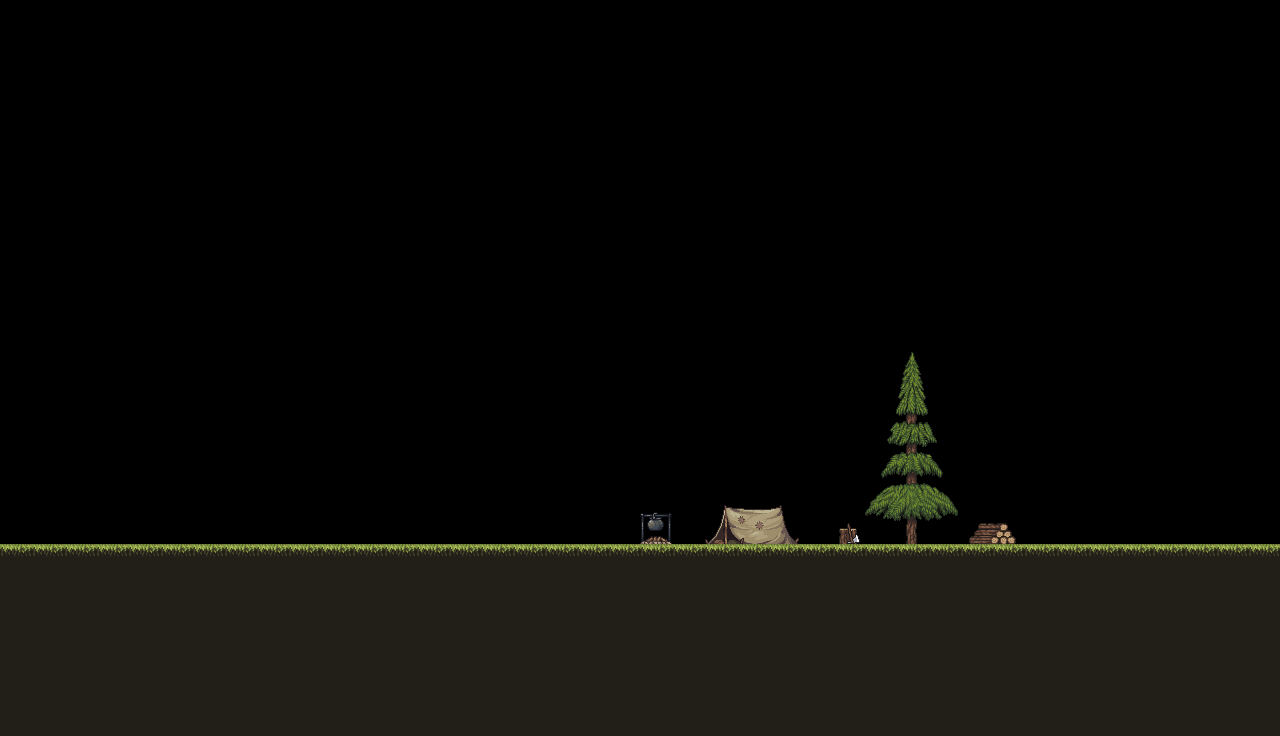

Tiled map render using the project's own tile images. Description and the whole map definition, tile-layer contents included, below:
An orthogonal 40x23 tile map with 32x32 px tiles, 1 tile layer (Tile Layer 1), 2 tilesets and 1 object (char).

<map version="1.10" tiledversion="1.10.2" orientation="orthogonal" renderorder="right-down" width="40" height="23" tilewidth="32" tileheight="32" infinite="0" nextlayerid="6" nextobjectid="6">
 <tileset firstgid="1" source="platforms.tsx" />
 <tileset firstgid="1081" source="warrior.tsx" />
 <layer id="1" name="Tile Layer 1" width="40" height="23">
  <data encoding="csv">
0,0,0,0,0,0,0,0,0,0,0,0,0,0,0,0,0,0,0,0,0,0,0,0,0,0,0,0,0,0,0,0,0,0,0,0,0,0,0,0,
0,0,0,0,0,0,0,0,0,0,0,0,0,0,0,0,0,0,0,0,0,0,0,0,0,0,0,0,0,0,0,0,0,0,0,0,0,0,0,0,
0,0,0,0,0,0,0,0,0,0,0,0,0,0,0,0,0,0,0,0,0,0,0,0,0,0,0,0,0,0,0,0,0,0,0,0,0,0,0,0,
0,0,0,0,0,0,0,0,0,0,0,0,0,0,0,0,0,0,0,0,0,0,0,0,0,0,0,0,0,0,0,0,0,0,0,0,0,0,0,0,
0,0,0,0,0,0,0,0,0,0,0,0,0,0,0,0,0,0,0,0,0,0,0,0,0,0,0,0,0,0,0,0,0,0,0,0,0,0,0,0,
0,0,0,0,0,0,0,0,0,0,0,0,0,0,0,0,0,0,0,0,0,0,0,0,0,0,0,0,0,0,0,0,0,0,0,0,0,0,0,0,
0,0,0,0,0,0,0,0,0,0,0,0,0,0,0,0,0,0,0,0,0,0,0,0,0,0,0,0,0,0,0,0,0,0,0,0,0,0,0,0,
0,0,0,0,0,0,0,0,0,0,0,0,0,0,0,0,0,0,0,0,0,0,0,0,0,0,0,0,0,0,0,0,0,0,0,0,0,0,0,0,
0,0,0,0,0,0,0,0,0,0,0,0,0,0,0,0,0,0,0,0,0,0,0,0,0,0,0,0,0,0,0,0,0,0,0,0,0,0,0,0,
0,0,0,0,0,0,0,0,0,0,0,0,0,0,0,0,0,0,0,0,0,0,0,0,0,0,0,0,0,0,0,0,0,0,0,0,0,0,0,0,
0,0,0,0,0,0,0,0,0,0,0,0,0,0,0,0,0,0,0,0,0,0,0,0,0,0,0,0,0,0,0,0,0,0,0,0,0,0,0,0,
0,0,0,0,0,0,0,0,0,0,0,0,0,0,0,0,0,0,0,0,0,0,0,0,0,0,0,0,164,0,0,0,0,0,0,0,0,0,0,0,
0,0,0,0,0,0,0,0,0,0,0,0,0,0,0,0,0,0,0,0,0,0,0,0,0,0,0,0,191,0,0,0,0,0,0,0,0,0,0,0,
0,0,0,0,0,0,0,0,0,0,0,0,0,0,0,0,0,0,0,0,0,0,0,0,0,0,0,217,218,219,0,0,0,0,0,0,0,0,0,0,
0,0,0,0,0,0,0,0,0,0,0,0,0,0,0,0,0,0,0,0,0,0,0,0,0,0,0,244,245,246,0,0,0,0,0,0,0,0,0,0,
0,0,0,0,0,0,0,0,0,0,0,0,0,0,0,0,0,0,0,0,0,0,355,356,357,0,0,271,272,273,0,0,0,0,0,0,0,0,0,0,
0,0,0,0,0,0,0,0,0,0,0,0,0,0,0,0,0,0,0,0,407,0,382,383,384,0,332,298,299,300,385,386,0,0,0,0,0,0,0,0,
2,2,2,2,2,2,2,2,2,2,2,2,2,2,2,2,2,2,2,2,2,2,2,2,2,2,2,2,2,2,2,2,2,2,2,2,2,2,2,2,
29,29,29,29,29,29,29,29,29,29,29,29,29,29,29,29,29,29,29,29,29,29,29,29,29,29,29,29,29,29,29,29,29,29,29,29,29,29,29,29,
29,29,29,29,29,29,29,29,29,29,29,29,29,29,29,29,29,29,29,29,29,29,29,29,29,29,29,29,29,29,29,29,29,29,29,29,29,29,29,29,
29,29,29,29,29,29,29,29,29,29,29,29,29,29,29,29,29,29,29,29,29,29,29,29,29,29,29,29,29,29,29,29,29,29,29,29,29,29,29,29,
29,29,29,29,29,29,29,29,29,29,29,29,29,29,29,29,29,29,29,29,29,29,29,29,29,29,29,29,29,29,29,29,29,29,29,29,29,29,29,29,
29,29,29,29,29,29,29,29,29,29,29,29,29,29,29,29,29,29,29,29,29,29,29,29,29,29,29,29,29,29,29,29,29,29,29,29,29,29,29,29
</data>
 </layer>
 <objectgroup id="5" name="Object Layer 1">
  <object id="1" name="char" gid="1081" x="200" y="544" width="80" height="64" />
 </objectgroup>
</map>
